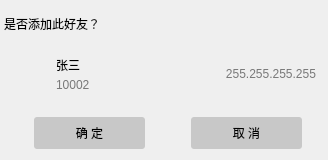
<?xml version="1.0" encoding="UTF-8"?>
<ui version="4.0">
 <class>AddFriend</class>
 <widget class="QWidget" name="AddFriend">
  <property name="geometry">
   <rect>
    <x>0</x>
    <y>0</y>
    <width>328</width>
    <height>160</height>
   </rect>
  </property>
  <property name="minimumSize">
   <size>
    <width>0</width>
    <height>54</height>
   </size>
  </property>
  <property name="maximumSize">
   <size>
    <width>328</width>
    <height>160</height>
   </size>
  </property>
  <property name="windowTitle">
   <string>Form</string>
  </property>
  <property name="styleSheet">
   <string notr="true">#idLabel{
	color: rgb(120, 120, 120);
}

#ipLabel{
	color: rgb(120, 120, 120);
}

</string>
  </property>
  <layout class="QVBoxLayout" name="verticalLayout_2">
   <property name="spacing">
    <number>0</number>
   </property>
   <property name="leftMargin">
    <number>4</number>
   </property>
   <property name="topMargin">
    <number>0</number>
   </property>
   <property name="rightMargin">
    <number>2</number>
   </property>
   <property name="bottomMargin">
    <number>0</number>
   </property>
   <item>
    <widget class="QLabel" name="tipLabel">
     <property name="sizePolicy">
      <sizepolicy hsizetype="Preferred" vsizetype="Expanding">
       <horstretch>0</horstretch>
       <verstretch>0</verstretch>
      </sizepolicy>
     </property>
     <property name="minimumSize">
      <size>
       <width>0</width>
       <height>0</height>
      </size>
     </property>
     <property name="maximumSize">
      <size>
       <width>16777215</width>
       <height>16777215</height>
      </size>
     </property>
     <property name="text">
      <string>是否添加此好友？</string>
     </property>
    </widget>
   </item>
   <item>
    <widget class="QWidget" name="FriendLayout" native="true">
     <property name="sizePolicy">
      <sizepolicy hsizetype="Expanding" vsizetype="Expanding">
       <horstretch>0</horstretch>
       <verstretch>0</verstretch>
      </sizepolicy>
     </property>
     <property name="maximumSize">
      <size>
       <width>16777215</width>
       <height>54</height>
      </size>
     </property>
     <layout class="QHBoxLayout" name="horizontalLayout">
      <property name="spacing">
       <number>6</number>
      </property>
      <property name="leftMargin">
       <number>6</number>
      </property>
      <property name="topMargin">
       <number>6</number>
      </property>
      <property name="rightMargin">
       <number>10</number>
      </property>
      <property name="bottomMargin">
       <number>6</number>
      </property>
      <item>
       <widget class="QLabel" name="headLabel">
        <property name="minimumSize">
         <size>
          <width>40</width>
          <height>40</height>
         </size>
        </property>
        <property name="maximumSize">
         <size>
          <width>40</width>
          <height>40</height>
         </size>
        </property>
        <property name="styleSheet">
         <string notr="true">QLabel#headLabel {
    border-image: url(:/head/1.png);
	border-radius: 3px;
}
</string>
        </property>
        <property name="text">
         <string/>
        </property>
        <property name="pixmap">
         <pixmap>:/sys/img/sf.jpg</pixmap>
        </property>
        <property name="scaledContents">
         <bool>true</bool>
        </property>
       </widget>
      </item>
      <item>
       <widget class="QWidget" name="widget" native="true">
        <property name="sizePolicy">
         <sizepolicy hsizetype="Expanding" vsizetype="Preferred">
          <horstretch>0</horstretch>
          <verstretch>0</verstretch>
         </sizepolicy>
        </property>
        <property name="maximumSize">
         <size>
          <width>16777215</width>
          <height>16777215</height>
         </size>
        </property>
        <property name="styleSheet">
         <string notr="true"/>
        </property>
        <layout class="QVBoxLayout" name="verticalLayout">
         <property name="spacing">
          <number>4</number>
         </property>
         <property name="leftMargin">
          <number>0</number>
         </property>
         <property name="topMargin">
          <number>2</number>
         </property>
         <property name="rightMargin">
          <number>0</number>
         </property>
         <property name="bottomMargin">
          <number>2</number>
         </property>
         <item>
          <widget class="QLabel" name="nameLabel">
           <property name="text">
            <string>张三</string>
           </property>
          </widget>
         </item>
         <item>
          <widget class="QLabel" name="idLabel">
           <property name="text">
            <string>10002</string>
           </property>
          </widget>
         </item>
        </layout>
       </widget>
      </item>
      <item>
       <widget class="QLabel" name="ipLabel">
        <property name="minimumSize">
         <size>
          <width>125</width>
          <height>0</height>
         </size>
        </property>
        <property name="maximumSize">
         <size>
          <width>125</width>
          <height>16777215</height>
         </size>
        </property>
        <property name="styleSheet">
         <string notr="true"/>
        </property>
        <property name="text">
         <string>255.255.255.255</string>
        </property>
        <property name="alignment">
         <set>Qt::AlignRight|Qt::AlignTrailing|Qt::AlignVCenter</set>
        </property>
       </widget>
      </item>
     </layout>
    </widget>
   </item>
   <item>
    <widget class="QWidget" name="horizontalWidget" native="true">
     <property name="minimumSize">
      <size>
       <width>0</width>
       <height>60</height>
      </size>
     </property>
     <property name="maximumSize">
      <size>
       <width>16777215</width>
       <height>60</height>
      </size>
     </property>
     <property name="sizeIncrement">
      <size>
       <width>0</width>
       <height>0</height>
      </size>
     </property>
     <widget class="QPushButton" name="logButton">
      <property name="enabled">
       <bool>true</bool>
      </property>
      <property name="geometry">
       <rect>
        <x>30</x>
        <y>17</y>
        <width>111</width>
        <height>32</height>
       </rect>
      </property>
      <property name="styleSheet">
       <string notr="true">QPushButton#logButton {
	background-color: rgb(200, 200, 200);
	border-radius: 3px;
}

QPushButton#logButton:hover {
	background-color: rgb(170, 170, 170);
	border-radius: 3px;
}

QPushButton#logButton:pressed {
	background-color: rgb(150, 150, 150);
	border-radius: 3px;
}</string>
      </property>
      <property name="text">
       <string>确 定</string>
      </property>
     </widget>
     <widget class="QPushButton" name="cancelButton">
      <property name="geometry">
       <rect>
        <x>187</x>
        <y>17</y>
        <width>111</width>
        <height>32</height>
       </rect>
      </property>
      <property name="styleSheet">
       <string notr="true">QPushButton#cancelButton {
	background-color: rgb(200, 200, 200);
	border-radius: 3px;
}

QPushButton#cancelButton:hover {
	background-color: rgb(170, 170, 170);
	border-radius: 3px;
}

QPushButton#cancelButton:pressed {
	background-color: rgb(150, 150, 150);
	border-radius: 3px;
}</string>
      </property>
      <property name="text">
       <string>取 消</string>
      </property>
     </widget>
    </widget>
   </item>
  </layout>
 </widget>
 <resources/>
 <connections/>
</ui>
